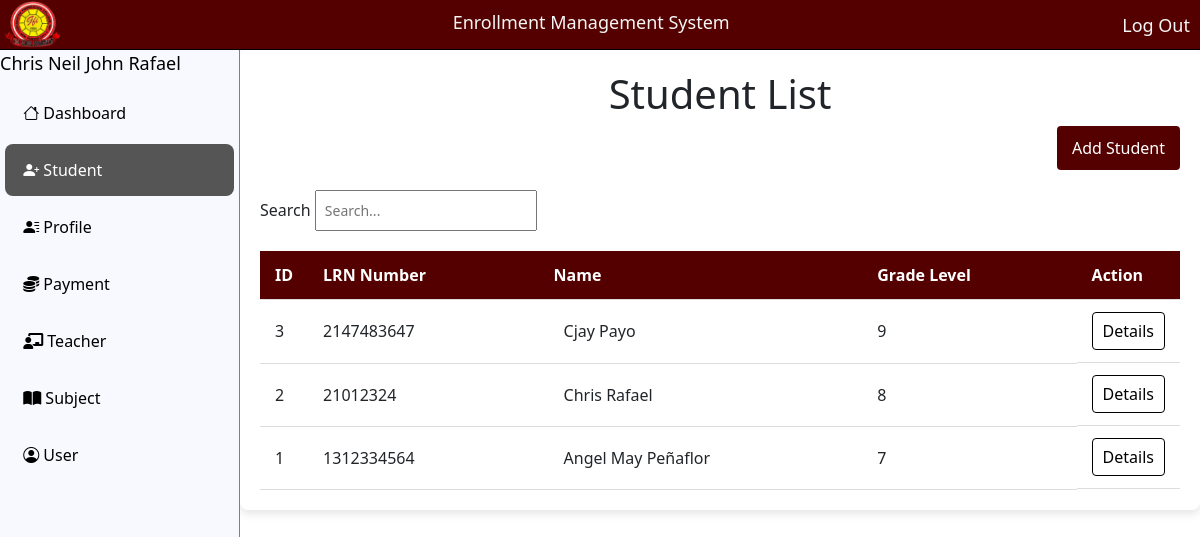
/student/index.php (signed in), run on the app's committed database.
### tables this page shows
CREATE TABLE `user` (
  `id` int(11) NOT NULL,
  `name` varchar(220) NOT NULL,
  `username` varchar(200) NOT NULL,
  `role` varchar(200) NOT NULL,
  `password` varchar(200) NOT NULL,
  `del_status` varchar(12) NOT NULL
);

CREATE TABLE `student` (
  `id` int(20) NOT NULL,
  `firstname` varchar(200) NOT NULL,
  `middlename` varchar(200) NOT NULL,
  `lastname` varchar(200) NOT NULL,
  `suffix` varchar(10) NOT NULL,
  `gender` enum('male','female') NOT NULL,
  `age` int(10) NOT NULL,
  `address` varchar(200) NOT NULL,
  `contact` varchar(13) NOT NULL,
  `birthdate` date NOT NULL,
  `birthplace` varchar(200) NOT NULL,
  `nationality` varchar(30) NOT NULL,
  `religion` varchar(30) NOT NULL,
  `father_name` varchar(100) NOT NULL,
  `father_occupation` varchar(100) NOT NULL,
  `father_contact` int(13) NOT NULL,
  `mother_name` varchar(100) NOT NULL,
  `mother_occupation` varchar(100) NOT NULL,
  `mother_contact` int(13) NOT NULL,
  `guardian_name` varchar(100) NOT NULL,
  `guardian_contact` int(13) NOT NULL,
  `es_name` varchar(30) NOT NULL,
  `es_address` varchar(20) NOT NULL,
  `ey_graduate` varchar(11) NOT NULL,
  `email` varchar(100) NOT NULL,
  `grade_lvl` varchar(20) NOT NULL,
  `lrn` int(14) NOT NULL,
  `del_status` varchar(11) NOT NULL
);

### student/index.php (the view, shortened to what this page needs)
<!DOCTYPE html>
<html lang="en">
<head>
    <link rel="stylesheet" href="../assets/css/css.css">
</head>
<body>
<?php
    $page = 'student';
    include '../navbar.php';
    include "../database/db.php";
?>
<div class="content">
    <h1>Student List</h1>
    <div class="search-box">
        <a href="student-add.php?page=student" class=""><button>Add Student</button></a>
    </div>
    <div class="MyModal">
        <label for="search-item">
            Search
            <input type="text" id="MyModal" name="search" placeholder="Search..." class="search-input">
        </label>
    </div>
    <table id="example" class="data list">
        <thead>
            <tr>
                <th style="width: 40px;">ID</th>
                <th>LRN Number</th>
                <th>Name</th>
                <th>Grade Level</th>
                <th style="width: 55px;">Action</th>
            </tr>
        </thead>
        <tbody>
            <?php
            $squery = mysqli_query($conn, "SELECT * FROM student WHERE del_status != 'deleted' ORDER BY id DESC ");
            while ($row = mysqli_fetch_array($squery)) {
            ?>
            <tr class="table-row">
                <td><?php echo $row['id']; ?></td>
                <td><?php echo $row['lrn']; ?></td>
                <td>
                    <div class="profile">
                        <span class="name"><?php echo $row['firstname'] . " " . $row['lastname']; ?></span>
                    </div>
                </td>
                <td><?php echo $row['grade_lvl']; ?></td>
                <td class="action">
                    <a class="view" href="view.php?id=<?php echo $row['id']; ?>">Details</a>
                </td>
            </tr>
            <?php } ?>
        </tbody>
    </table>
</body>
</html>

### navbar.php (shortened to what this page needs)
 <?php
include "../database/db.php";
$id=$_SESSION["id"];
$sql="SELECT * FROM user WHERE id='$id'";
$result=mysqli_query($conn,$sql);
$row=mysqli_fetch_assoc($result);
$name=$row['name'];
$role = $row['role'];
 ?>
<head>
    <link rel="stylesheet" href="https://cdn.jsdelivr.net/npm/bootstrap-icons@1.10.0/font/bootstrap-icons.css">
    <link rel="stylesheet" href="https://cdn.jsdelivr.net/npm/bootstrap@5.3.0/dist/css/bootstrap.min.css">
    <link rel="stylesheet" href="../assets/css/bootstrap@5.3.0.css">
    <link rel="stylesheet" href="https://cdnjs.cloudflare.com/ajax/libs/font-awesome/6.0.0-beta3/css/all.min.css">
    <link rel="stylesheet" href="../bootstrap/font-awesome/font-awesome.css">
    <link rel="stylesheet" href="../bootstrap/bootstrap.min.css">
    <link rel="stylesheet" href="../assets/navbar/navbar.css">
</head>
<header class="navbar-header">
    <img src="../file_index/image/jhslogo.png" alt="School Logo" class="image-logo">
    <h2 class="title-page">Enrollment Management System</h2>
    <a href="../logout.php" class="tittle-link">Log Out</a>
</header>
<div class="main-container">
    <div class="side-container">
        <div class="info">
        <span class="tittle-link" style="color:black;align-text:center;"> <?php echo $name; ?> </span>
        </div>
        <div class="side-bar">
            <ul class="selection">
            <li><a href="../dashboard/" class="<?php if ($page == 'dashboard') echo 'active'; ?>">&nbsp;<i class="bi bi-house"></i> Dashboard</a></li>
                <li><a href="../student/" class="<?php if ($page == 'student') echo 'active'; ?>">&nbsp;<i class="bi bi-person-plus-fill"></i> Student</a></li>
                <li><a href="../profile/" class="<?php if ($page == 'profile') echo 'active'; ?>">&nbsp;<i class="bi bi-person-lines-fill"></i> Profile</a></li>
                <li><a href="../casheir/" class="<?php if ($page == 'casheir') echo 'active'; ?>">&nbsp;<i class="fa-solid fa-coins"></i> Payment</a></li>
                <li><a href="../teacher/" class="<?php if ($page == 'teacher') echo 'active'; ?>">&nbsp;<i class="fa-solid fa-chalkboard-teacher"></i> Teacher</a></li>
                <li><a href="../subject/" class="<?php if ($page == 'subject') echo 'active'; ?>">&nbsp;<i class="fa-solid fa-book-open"></i> Subject</a></li>
                <?php if ($role == "admin"){ ?>
                <li><a href="../user/" class="<?php if ($page == 'user') echo 'active'; ?>">&nbsp;<i class="bi bi-person-circle"></i> User</a></li>
                <?php } ?>
            </ul>
        </div>
    </div>
</div>

### assets/css/css.css (style rules this page uses)
body { font-family: Arial, sans-serif; margin: 0; padding: 0; }
.content { overflow: hidden; margin-left:auto; width: 80%; background-color: #fff; padding: 20px; border-radius: 8px; box-shadow: 0 4px 8px rgba(0, 0, 0, 0.1); }
h1 { color: #333; text-align: center; }
.search-box { display: flex; justify-content: flex-end; margin-bottom: 20px; }
.search-box a { text-decoration: none; }
.search-box button { padding: 10px 15px; background-color: #550000; color: white; border: none; border-radius: 4px; cursor: pointer; }
.data { width: 100%; border-collapse: collapse; margin-top: 20px; }
.data th, .data td { padding: 12px 15px; text-align: left; border-bottom: 1px solid #ddd; }
.data th { background-color:#550000; color: white; }
.data td a { text-decoration: none; color: black; }
.profile { display: flex; align-items: center; }
.name { margin-left: 10px; }
.action { display: flex; gap: 10px; }
.action a { padding: 6px 10px; background-color: #fff; color: black; border: black solid 1px; border-radius: 4px; text-decoration: none; }
.search-box { margin-left: auto; }
.search-input { padding: 8px; font-size: 14px; }

### assets/navbar/navbar.css (style rules this page uses)
* { margin: 0; padding: 0; box-sizing: border-box; }
.navbar-header { position: fixed; display: flex; width: 100%; background-color: #550000; height: 50px; justify-content: space-between; border-bottom: 1px black solid; }
.tittle-link { padding: 12px 0px; text-align: right; text-decoration: none; color: whitesmoke; font-size: 18px; margin-right: 10px; }
.title-page { padding: 12px 0px; color: whitesmoke; font-size: 18px; text-align: left; }
.image-logo { width: 55px; margin-left: 5px; }
.main-container { display: flex; }
.side-container { margin-top: 50px; width: 20%; height: 95vh; background-color: ghostwhite; border-right: 1px solid grey; position: fixed; }
.side-bar ul { list-style-type: none; padding: 5px; }
.side-bar ul li a { display: block; color: black; text-align: left; margin: 5px 0; padding: 14px; text-decoration: none; border-radius: 8px; transition: background-color 0.3s ease; }
.side-bar ul li a.active { background-color: #555; color: white; }

### data on the page
user: name "Chris Neil John Rafael"
student: id "3", lrn "2147483647", firstname "Cjay", lastname "Payo", grade_lvl "9"
student: id "2", lrn "21012324", firstname "Chris", lastname "Rafael", grade_lvl "8"
student: id "1", lrn "1312334564", firstname "Angel May", lastname "Peñaflor", grade_lvl "7"
